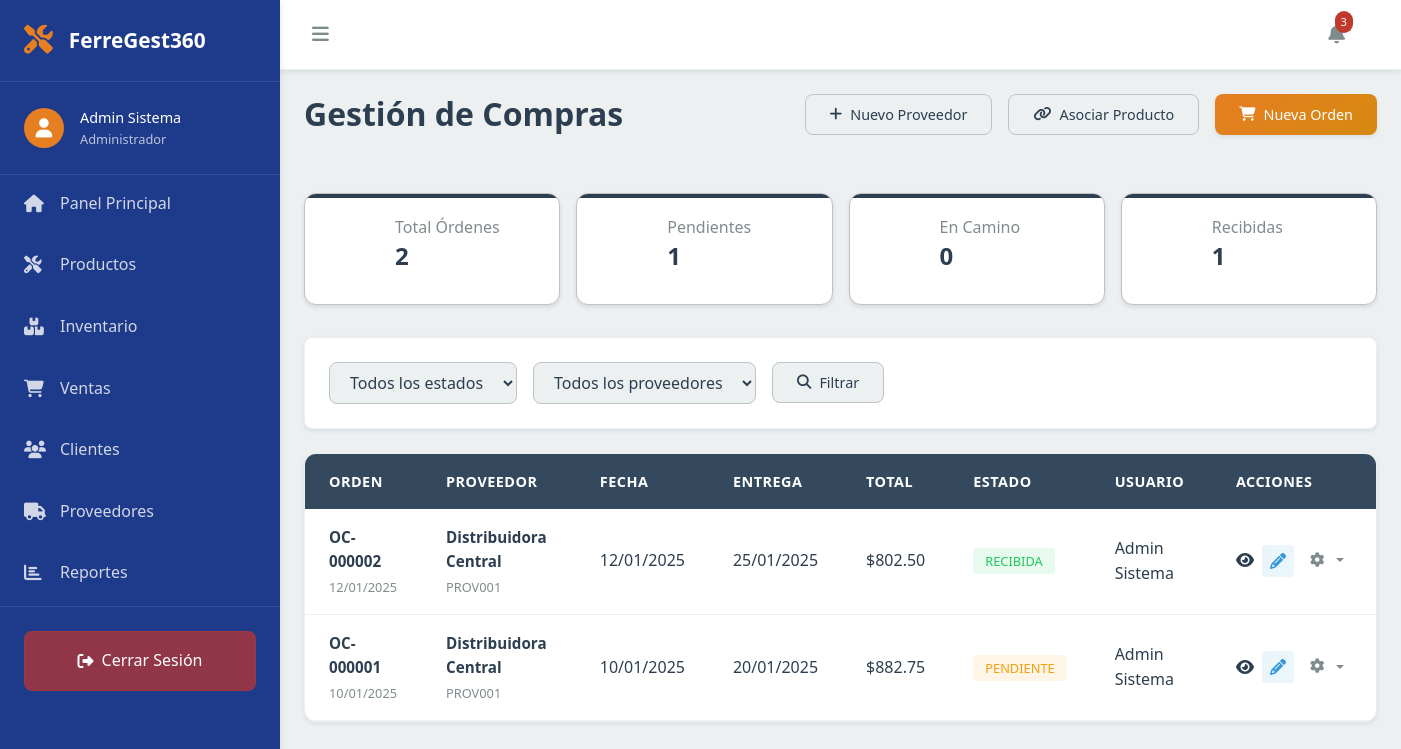
/public/compras.php, run on the app's committed database.
### tables this page shows
CREATE TABLE `ordenes_compra` (
  `id` int(11) NOT NULL,
  `empresa_id` int(11) NOT NULL,
  `numero_orden` varchar(50) NOT NULL,
  `proveedor_id` int(11) NOT NULL,
  `usuario_id` int(11) NOT NULL,
  `fecha_orden` date NOT NULL,
  `fecha_entrega_esperada` date DEFAULT NULL,
  `subtotal` decimal(10,2) NOT NULL,
  `itbms` decimal(10,2) DEFAULT 0.00,
  `total` decimal(10,2) NOT NULL,
  `estado` enum('pendiente','confirmada','recibida','cancelada') DEFAULT 'pendiente',
  `observaciones` text DEFAULT NULL,
  `fecha_creacion` timestamp NOT NULL DEFAULT current_timestamp()
);

CREATE TABLE `proveedores` (
  `id` int(11) NOT NULL,
  `empresa_id` int(11) NOT NULL,
  `codigo` varchar(20) DEFAULT NULL,
  `tipo_proveedor` enum('distribuidor','fabricante','importador','mayorista','otro') DEFAULT NULL,
  `nombre` varchar(150) NOT NULL,
  `razon_social` varchar(200) DEFAULT NULL,
  `ruc` varchar(20) DEFAULT NULL,
  `direccion` text DEFAULT NULL,
  `telefono_principal` varchar(20) DEFAULT NULL,
  `email` varchar(100) DEFAULT NULL,
  `nombre_contacto` varchar(100) DEFAULT NULL,
  `cargo_contacto` varchar(100) DEFAULT NULL,
  `telefono_contacto` varchar(20) DEFAULT NULL,
  `email_contacto` varchar(100) DEFAULT NULL,
  `dias_credito` int(11) DEFAULT 0,
  `descuento_porcentaje` decimal(5,2) DEFAULT 0.00,
  `tiempo_entrega` int(11) DEFAULT 7,
  `monto_minimo` decimal(10,2) DEFAULT 0.00,
  `condiciones_pago` text DEFAULT NULL,
  `sitio_web` varchar(255) DEFAULT NULL,
  `horario_atencion` varchar(100) DEFAULT NULL,
  `productos_principales` text DEFAULT NULL,
  `observaciones` text DEFAULT NULL,
  `activo` tinyint(1) DEFAULT 1,
  `fecha_registro` timestamp NOT NULL DEFAULT current_timestamp()
);

CREATE TABLE `usuarios` (
  `id` int(11) NOT NULL,
  `empresa_id` int(11) NOT NULL,
  `nombre` varchar(100) NOT NULL,
  `apellido` varchar(100) NOT NULL,
  `email` varchar(100) NOT NULL,
  `password_hash` varchar(255) NOT NULL,
  `rol` enum('admin','vendedor','bodeguero','contador') NOT NULL,
  `telefono` varchar(20) DEFAULT NULL,
  `fecha_creacion` timestamp NOT NULL DEFAULT current_timestamp(),
  `ultimo_acceso` timestamp NULL DEFAULT NULL,
  `activo` tinyint(1) DEFAULT 1
);

### config/connection.php (called while the page is built, shortened)
<?php
$host = "localhost";
$usuario = "root";
$contrasena = "";
$basededatos = "ferregest360";
function getDBConnection()
{
    global $host, $usuario, $contrasena, $basededatos;
    try {
        $pdo = new PDO("mysql:host=$host;dbname=$basededatos;charset=utf8", $usuario, $contrasena);
        $pdo->setAttribute(PDO::ATTR_ERRMODE, PDO::ERRMODE_EXCEPTION);
        return $pdo;
    } catch (PDOException $e) {
        die("Error de conexión: " . $e->getMessage());
    }
}
function ejecutarConsulta($sql, $params = [])
{
    $conn = getDBConnection();
    try {
        $stmt = $conn->prepare($sql);
        $stmt->execute($params);
        return $stmt;
    } catch (PDOException $e) {
        die("Error en la consulta: " . $e->getMessage());
    }
}

### public/compras.php (the view, shortened to what this page needs)
<?php
require_once '../config/connection.php';
include 'partials/head.php';
$where_conditions = ["oc.empresa_id = 1"];
$params = [];
$where_clause = implode(" AND ", $where_conditions);
$sql_ordenes = "
SELECT
    oc.id, oc.numero_orden, oc.fecha_orden, oc.fecha_entrega_esperada,
    oc.subtotal, oc.itbms, oc.total, oc.estado, oc.observaciones,
    p.nombre as proveedor_nombre, p.codigo as proveedor_codigo,
    u.nombre as usuario_nombre, u.apellido as usuario_apellido,
    CASE
        WHEN oc.estado = 'pendiente' THEN 'warning'
        WHEN oc.estado = 'confirmada' THEN 'info'
        WHEN oc.estado = 'recibida' THEN 'success'
        WHEN oc.estado = 'cancelada' THEN 'danger'
        ELSE 'secondary'
    END as estado_clase
FROM ordenes_compra oc
LEFT JOIN proveedores p ON oc.proveedor_id = p.id
LEFT JOIN usuarios u ON oc.usuario_id = u.id
WHERE $where_clause
ORDER BY oc.fecha_orden DESC, oc.id DESC";
$ordenes = ejecutarConsulta($sql_ordenes, $params)->fetchAll(PDO::FETCH_ASSOC);
$stats = ejecutarConsulta("
SELECT
    COUNT(*) as total_ordenes,
    SUM(CASE WHEN estado = 'pendiente' THEN 1 ELSE 0 END) as pendientes,
    SUM(CASE WHEN estado = 'confirmada' THEN 1 ELSE 0 END) as confirmadas,
    SUM(CASE WHEN estado = 'recibida' THEN 1 ELSE 0 END) as recibidas,
    SUM(CASE WHEN estado = 'cancelada' THEN 1 ELSE 0 END) as canceladas,
    COALESCE(SUM(total), 0) as total_valor
FROM ordenes_compra
WHERE empresa_id = 1")->fetch(PDO::FETCH_ASSOC);
?>
<body>
    <div id="dashboardScreen" class="dashboard-container">
        <?php include 'partials/sidebar.php'; ?>
        <main class="main-content">
            <?php include 'partials/header.php'; ?>
            <div class="content-area">
                <div class="page-header">
                    <h1>Gestión de Compras</h1>
                    <div class="header-actions">
                        <button class="btn-secondary" onclick="showAddSupplierModal()">
                            <i class="fas fa-plus"></i> Nuevo Proveedor
                        </button>
                        <button class="btn-secondary" onclick="showAddProductSupplierModal()">
                            <i class="fas fa-link"></i> Asociar Producto
                        </button>
                        <button class="btn-primary" onclick="showAddOrderModal()">
                            <i class="fas fa-shopping-cart"></i> Nueva Orden
                        </button>
                    </div>
                </div>
                <div class="stats-grid">
                    <div class="stat-card">
                        <div class="stat-icon"><i class="fas fa-shopping-cart"></i></div>
                        <div class="stat-content">
                            <h3>Total Órdenes</h3>
                            <p class="stat-value"><?php echo $stats['total_ordenes']; ?></p>
                        </div>
                    </div>
                    <div class="stat-card">
                        <div class="stat-icon"><i class="fas fa-clock"></i></div>
                        <div class="stat-content">
                            <h3>Pendientes</h3>
                            <p class="stat-value"><?php echo $stats['pendientes']; ?></p>
                        </div>
                    </div>
                    <div class="stat-card">
                        <div class="stat-icon"><i class="fas fa-truck"></i></div>
                        <div class="stat-content">
                            <h3>En Camino</h3>
                            <p class="stat-value"><?php echo $stats['confirmadas']; ?></p>
                        </div>
                    </div>
                    <div class="stat-card">
                        <div class="stat-icon"><i class="fas fa-check-circle"></i></div>
                        <div class="stat-content">
                            <h3>Recibidas</h3>
                            <p class="stat-value"><?php echo $stats['recibidas']; ?></p>
                        </div>
                    </div>
                </div>
                <div class="filters-bar">
                    <form method="GET" class="filter-group">
                        <select name="estado" class="filter-select">
                            <option value="">Todos los estados</option>
                        </select>
                        <select name="proveedor" class="filter-select">
                            <option value="">Todos los proveedores</option>
                        </select>
                        <button type="submit" class="btn-secondary">
                            <i class="fas fa-search"></i> Filtrar
                        </button>
                    </form>
                </div>
                <div class="data-table">
                    <table>
                        <thead>
                            <tr>
                                <th>Orden</th>
                                <th>Proveedor</th>
                                <th>Fecha</th>
                                <th>Entrega</th>
                                <th>Total</th>
                                <th>Estado</th>
                                <th>Usuario</th>
                                <th>Acciones</th>
                            </tr>
                        </thead>
                        <tbody>
                            <?php if (empty($ordenes)): ?>
                                <tr>
                                    <td colspan="8" class="text-center">No se encontraron órdenes de compra</td>
                                </tr>
                            <?php else: ?>
                                <?php foreach ($ordenes as $orden): ?>
                                    <tr>
                                        <td>
                                            <div class="order-info">
                                                <div class="order-number"><?php echo htmlspecialchars($orden['numero_orden']); ?></div>
                                                <div class="order-date"><?php echo date('d/m/Y', strtotime($orden['fecha_orden'])); ?></div>
                                            </div>
                                        </td>
                                        <td>
                                            <div class="supplier-info">
                                                <div class="supplier-name"><?php echo htmlspecialchars($orden['proveedor_nombre']); ?></div>
                                                <div class="supplier-code"><?php echo htmlspecialchars($orden['proveedor_codigo']); ?></div>
                                            </div>
                                        </td>
                                        <td><?php echo date('d/m/Y', strtotime($orden['fecha_orden'])); ?></td>
                                        <td><?php echo $orden['fecha_entrega_esperada'] ? date('d/m/Y', strtotime($orden['fecha_entrega_esperada'])) : 'N/A'; ?></td>
                                        <td>$<?php echo number_format($orden['total'], 2); ?></td>
                                        <td>
                                            <span class="status-badge <?php echo $orden['estado_clase']; ?>">
                                                <?php echo ucfirst($orden['estado']); ?>
                                            </span>
                                        </td>
                                        <td><?php echo htmlspecialchars($orden['usuario_nombre'] . ' ' . $orden['usuario_apellido']); ?></td>
                                        <td>
                                            <div class="action-buttons">
                                                <button class="btn-view" onclick="verOrden(<?php echo $orden['id']; ?>)" title="Ver Detalle">
                                                    <i class="fas fa-eye"></i>
                                                </button>
                                                <button class="btn-edit" onclick="editarOrden(<?php echo $orden['id']; ?>)" title="Editar">
                                                    <i class="fas fa-pencil-alt"></i>
                                                </button>
                                                <div class="dropdown">
                                                    <button class="btn-secondary dropdown-toggle" onclick="toggleDropdown(<?php echo $orden['id']; ?>)" title="Cambiar Estado">
                                                        <i class="fas fa-cog"></i>
                                                    </button>
                                                </div>
                                            </div>
                                        </td>
                                    </tr>
                                <?php endforeach; ?>
                            <?php endif; ?>
                        </tbody>
                    </table>
                </div>
            </div>
        </main>
    </div>
</body>
</html>

### public/compras.php (style rules this page uses)
.header-actions { display: flex; gap: var(--spacing-md); }
.order-info, .supplier-info { display: flex; flex-direction: column; }
.order-number, .supplier-name { font-weight: bold; color: var(--primary-color); }
.order-date, .supplier-code { font-size: 0.8rem; color: var(--text-secondary); }
.dropdown { position: relative; display: inline-block; }
.dropdown-toggle { background: none; border: none; cursor: pointer; padding: var(--spacing-sm); border-radius: var(--radius-sm); }
.btn-primary, .btn-secondary { transition: all 0.3s ease; }
.action-buttons button { transition: all 0.2s ease; }
.stat-card { transition: all 0.3s ease; }
.data-table tr { transition: background-color 0.2s ease; }
.filter-group { transition: all 0.3s ease; }
.status-badge { transition: all 0.2s ease; }

### data on the page
ordenes_compra: numero_orden "OC-000002", fecha_orden "12/01/2025", proveedor.nombre "Distribuidora Central", proveedor.codigo "PROV001", fecha_entrega_esperada "25/01/2025", total "802.50", estado "RECIBIDA", usuario.apellido "Admin Sistema"
ordenes_compra: numero_orden "OC-000001", fecha_orden "10/01/2025", proveedor.nombre "Distribuidora Central", proveedor.codigo "PROV001", fecha_entrega_esperada "20/01/2025", total "882.75", estado "PENDIENTE", usuario.apellido "Admin Sistema"

### other printed values
$stats['total_ordenes'] "2"
$stats['pendientes'] "1"
$stats['confirmadas'] "0"
$stats['recibidas'] "1"
